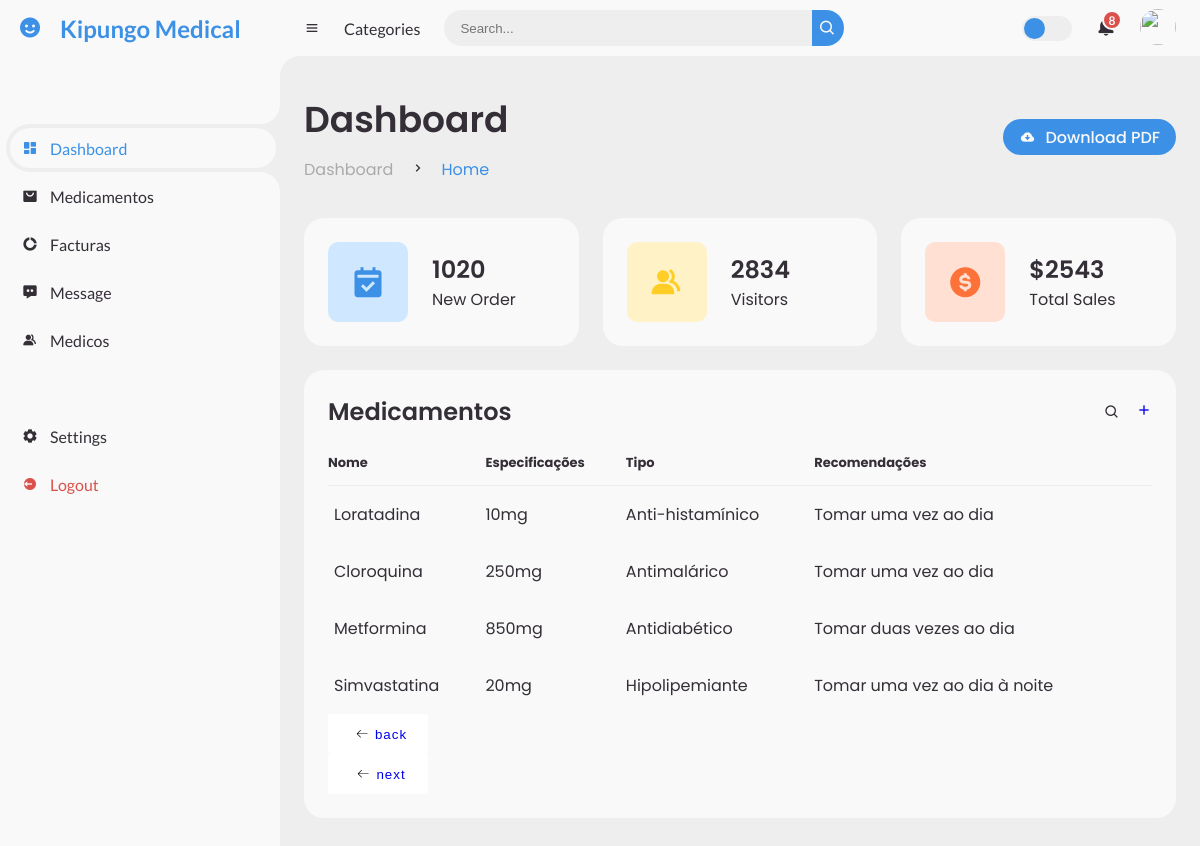
Screenshot of /medicamento-list/?page=2 with the database file from the repository.
### home/models.py (models this page shows, shortened)
class Medicamento(models.Model):
    nome=models.CharField(max_length=255,blank=False,null=False)
    especificacoes=models.TextField()
    recomendacoes=models.TextField()
    tipo=models.CharField(max_length=120)
    horario=models.CharField(max_length=255)

### home/views.py (the view)
# urls.py: path('medicamento-list/', medicamentolist, name='medicamento-list'),
def medicamentolist(request):
    medicamento_paginator=Paginator(Medicamento.objects.all(),4)
    page_num=request.GET.get('page')
    page=medicamento_paginator.get_page(page_num)
    context={
        'page':page,
        'medicamentos':Medicamento.objects.all(),
    }
    return render(request,'home/medicamentos_list.html',context)

### templates/home/medicamentos_list.html (shortened to what this page needs)
{% load static %}
<!DOCTYPE html>
<html lang="en">
<head>
	<link href='https://unpkg.com/boxicons@2.0.9/css/boxicons.min.css' rel='stylesheet'>
	<link rel="stylesheet" href="{% static 'css/style1.css' %}">
</head>
<body>
	<section id="sidebar">
		<a href="#" class="brand">
			<i class='bx bxs-smile'></i>
			<span class="text">Kipungo Medical</span>
		</a>
		<ul class="side-menu top">
			<li class="active">
				<a href="{% url 'paciente-list' %}">
					<i class='bx bxs-dashboard' ></i>
					<span class="text">Dashboard</span>
				</a>
			</li>
			<li>
				<a href="{% url 'medicamento-list' %}">
					<i class='bx bxs-shopping-bag-alt' ></i>
					<span class="text">Medicamentos</span>
				</a>
			</li>
			<li>
				<a href="{% url 'factura-list' %}">
					<i class='bx bxs-doughnut-chart' ></i>
					<span class="text">Facturas</span>
				</a>
			</li>
			<li>
				<a href="#">
					<i class='bx bxs-message-dots' ></i>
					<span class="text">Message</span>
				</a>
			</li>
			<li>
				<a href="{% url 'medico-list' %}">
					<i class='bx bxs-group' ></i>
					<span class="text">Medicos</span>
				</a>
			</li>
		</ul>
		<ul class="side-menu">
			<li>
				<a href="#">
					<i class='bx bxs-cog' ></i>
					<span class="text">Settings</span>
				</a>
			</li>
			<li>
				<a href="{% url 'logout' %}" class="logout">
					<i class='bx bxs-log-out-circle' ></i>
					<span class="text">Logout</span>
				</a>
			</li>
		</ul>
	</section>
	<section id="content">
		<nav>
			<i class='bx bx-menu' ></i>
			<a href="#" class="nav-link">Categories</a>
			<form action="#">
				<div class="form-input">
					<input type="search" placeholder="Search...">
					<button type="submit" class="search-btn"><i class='bx bx-search' ></i></button>
				</div>
			</form>
			<label for="switch-mode" class="switch-mode"></label>
			<a href="#" class="notification">
				<span class="num">8</span>
			</a>
			<a href="#" class="profile">
				<img src="img/people.png">
			</a>
		</nav>
		<main>
			<div class="head-title">
				<div class="left">
					<h1>Dashboard</h1>
					<ul class="breadcrumb">
						<li>
							<a href="#">Dashboard</a>
						</li>
						<li><i class='bx bx-chevron-right' ></i></li>
						<li>
							<a class="active" href="#">Home</a>
						</li>
					</ul>
				</div>
				<a href="#" class="btn-download">
					<i class='bx bxs-cloud-download' ></i>
					<span class="text">Download PDF</span>
				</a>
			</div>
			<ul class="box-info">
				<li>
					<i class='bx bxs-calendar-check' ></i>
					<span class="text">
						<h3>1020</h3>
						<p>New Order</p>
					</span>
				</li>
				<li>
					<i class='bx bxs-group' ></i>
					<span class="text">
						<h3>2834</h3>
						<p>Visitors</p>
					</span>
				</li>
				<li>
					<i class='bx bxs-dollar-circle' ></i>
					<span class="text">
						<h3>$2543</h3>
						<p>Total Sales</p>
					</span>
				</li>
			</ul>
			<div class="table-data">
				<div class="order">
					<div class="head">
						<h3>Medicamentos</h3>
						<i class='bx bx-search' ></i>
						<a href="{% url 'medicamento-create' %}"><i class='bx bx-plus' ></i></a>
					</div>
					<table>
						<thead>
							<tr>
								<th>Nome</th>
								<th>Especificações</th>
								<th>Tipo</th>
                                <th>Recomendações</th>
							</tr>
						</thead>
						<tbody>
							{% for medicamento in page.object_list %}
                            <tr>
								<td>{{medicamento.nome}}</td>
								<td>{{medicamento.especificacoes}}</td>
								<td>{{medicamento.tipo}}</td>
                                <td>{{medicamento.recomendacoes}}</td>
							</tr>
                            {% endfor %}
						</tbody>
					</table>
					{% if page.has_previous %}
					<button>
						<span>
							<a href="{% url 'medicamento-list'  %}?page={{page.previous_page_number}}"
							class="menu__link"><span>back</span>
							</a>
						</span>
					  </button>
                            {% endif %}
                            {% if page.has_next %}
							<button>
								<span>
								<a href="{% url 'medicamento-list'  %}?page={{page.next_page_number}}"
                                class="menu__link"><span>next</span>
							</a>
		    					</span>
							  </button>
                            {% endif %}
				</div>
			</div>
		</main>
	</section>
</body>
</html>

### rows the page displays
Medicamento: nome "Loratadina", especificacoes "10mg", tipo "Anti-histamínico", recomendacoes "Tomar uma vez ao dia"
Medicamento: nome "Cloroquina", especificacoes "250mg", tipo "Antimalárico", recomendacoes "Tomar uma vez ao dia"
Medicamento: nome "Metformina", especificacoes "850mg", tipo "Antidiabético", recomendacoes "Tomar duas vezes ao dia"
Medicamento: nome "Simvastatina", especificacoes "20mg", tipo "Hipolipemiante", recomendacoes "Tomar uma vez ao dia à noite"
